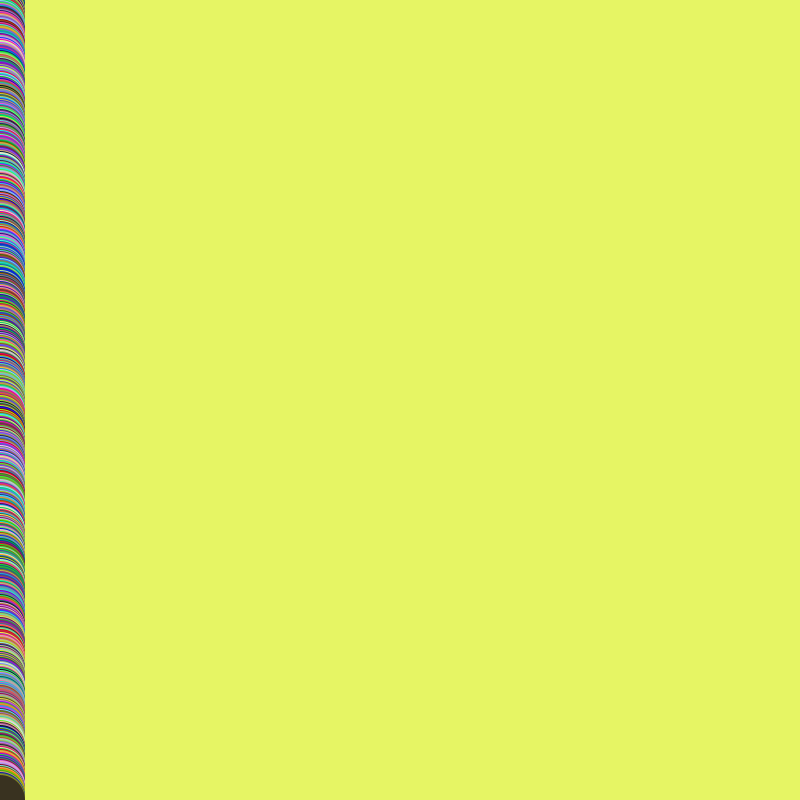
Frame 1 (no input)
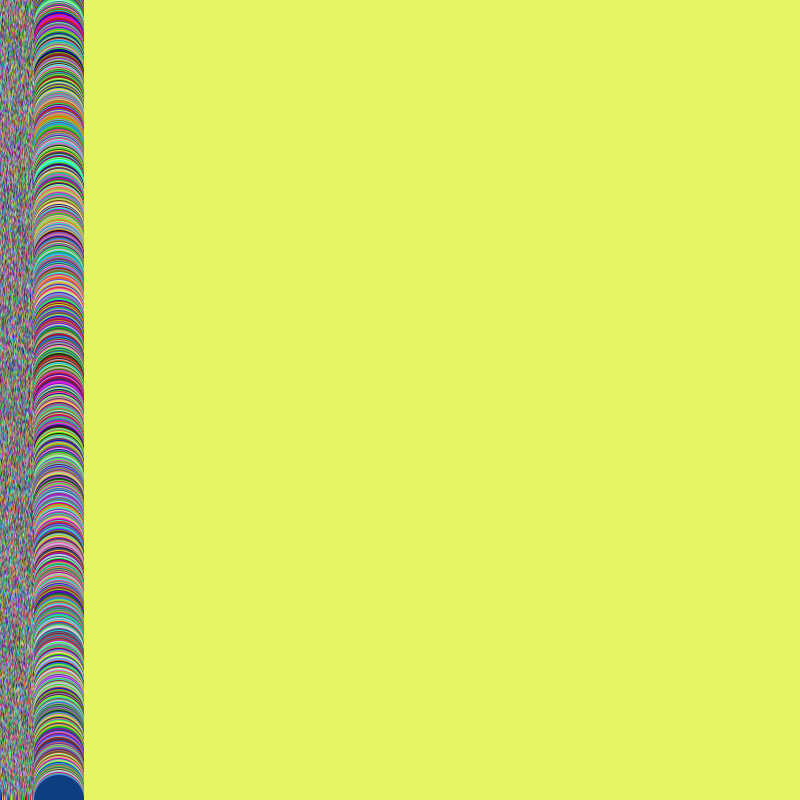
Frame 60 (the mouse pressed at the canvas centre just before this capture)
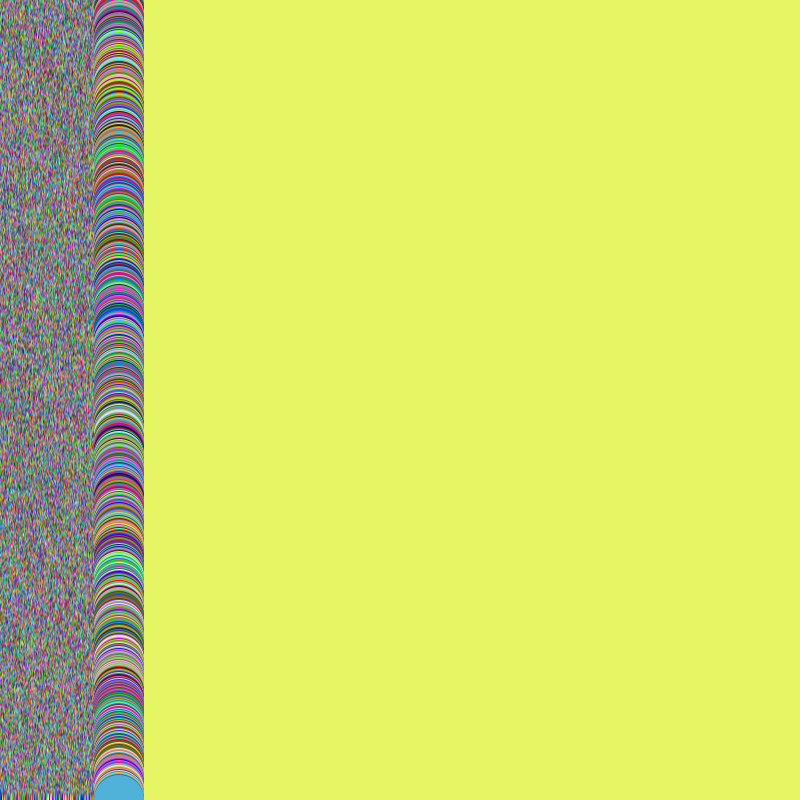
Frame 120 (the mouse held since frame 60 and released just before this capture)

The Processing sketch that drew these frames (run headless with seeded random() and noise(); from frame 60 on, the mouse is pressed at the canvas centre):

// Processing sketch: art1
// ── art1.pde


void setup(){
  size(800,800);
  background(230,245,100);



}
int x_movement = 0;
void draw(){
  //for loops which creates random color ellipses along the y axis
  for (int y_movement=0;y_movement<=height;y_movement++){
    noStroke();
    fill(random(0,255),random(0,255),random(0,255)); 
    ellipse(x_movement,y_movement,50,50);
     
    
  }
  // variable that moves said ellipses from left to right along the x-axis
  x_movement+=1;

  
}
